Frame 1 (no input): blank canvas, image omitted
Frame 60 (no input): blank canvas, image omitted
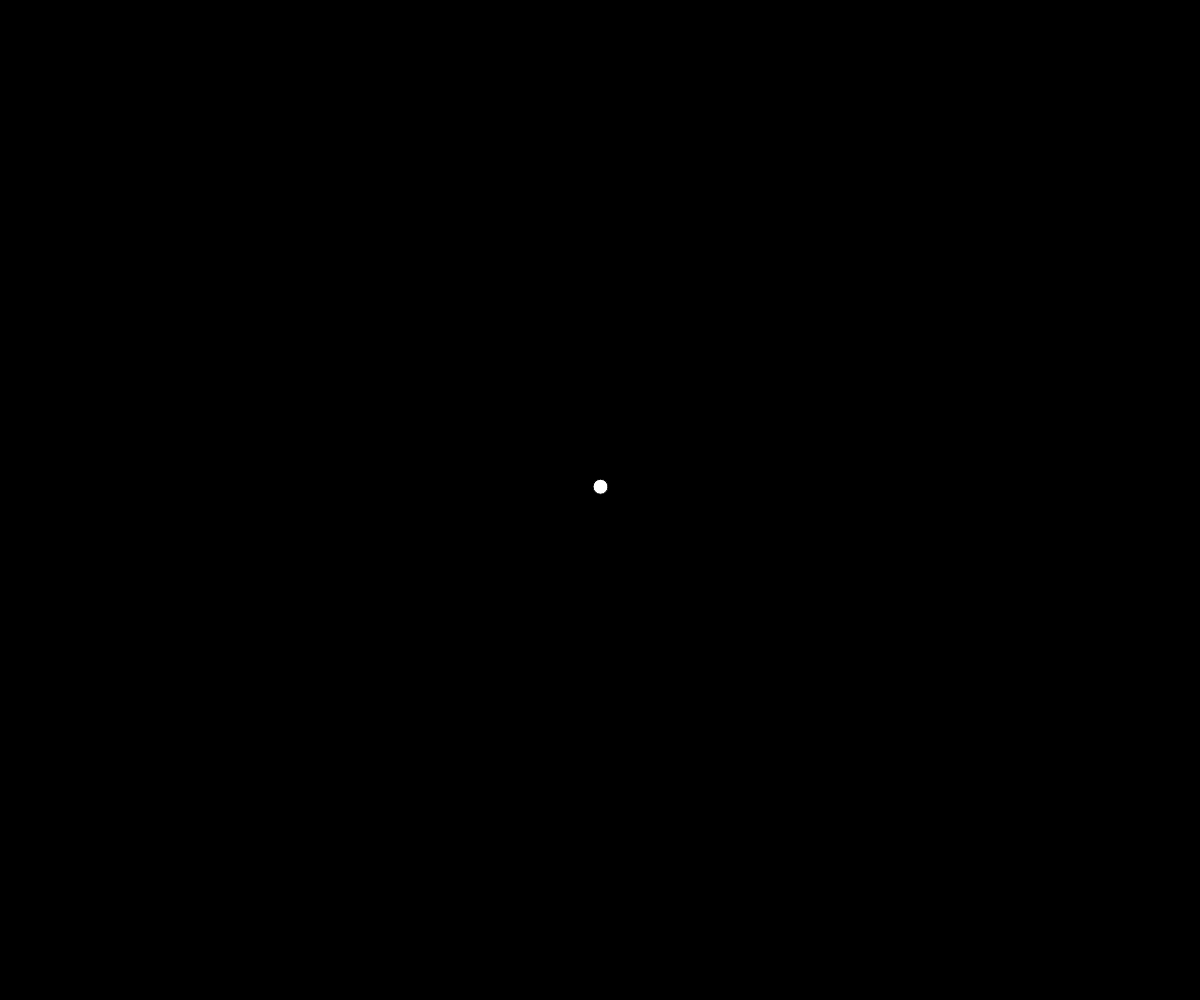
Frame 120 (the mouse pressed at the canvas centre since frame 60)

The p5.js sketch whose frames 1 and 60 were blank and that drew this single picture after the mouse press (run headless with seeded random() and noise() and a simulated clock; from frame 60 on, the mouse is pressed at the canvas centre):

// p5.js sketch
// ── sketch.js
/*
This is a floating ball program that creates floating balls on mouse click
*/

let balls = [];

function setup() {
	createCanvas(windowWidth, windowHeight);
}

function draw() {
	background(0);

	for (let b of balls)
	{
		b.move();
		b.display();
	}
}

function mousePressed()
{
	var newBall = new floatingBall(mouseX, mouseY);
	balls.push(newBall);
}

class floatingBall
{
	constructor(varX, varY, radius = 15, speed = 5)
	{
		this.x = varX;
		this.y = varY;
		this.r = radius;
		this.speed = speed;
	}

	move()
	{
		this.x = this.x + random(-this.speed, this.speed);
		this.y = this.y + random(-this.speed, this.speed);
	}

	display()
	{
		fill(255);
		ellipse(this.x, this.y, this.r);
	}
}
